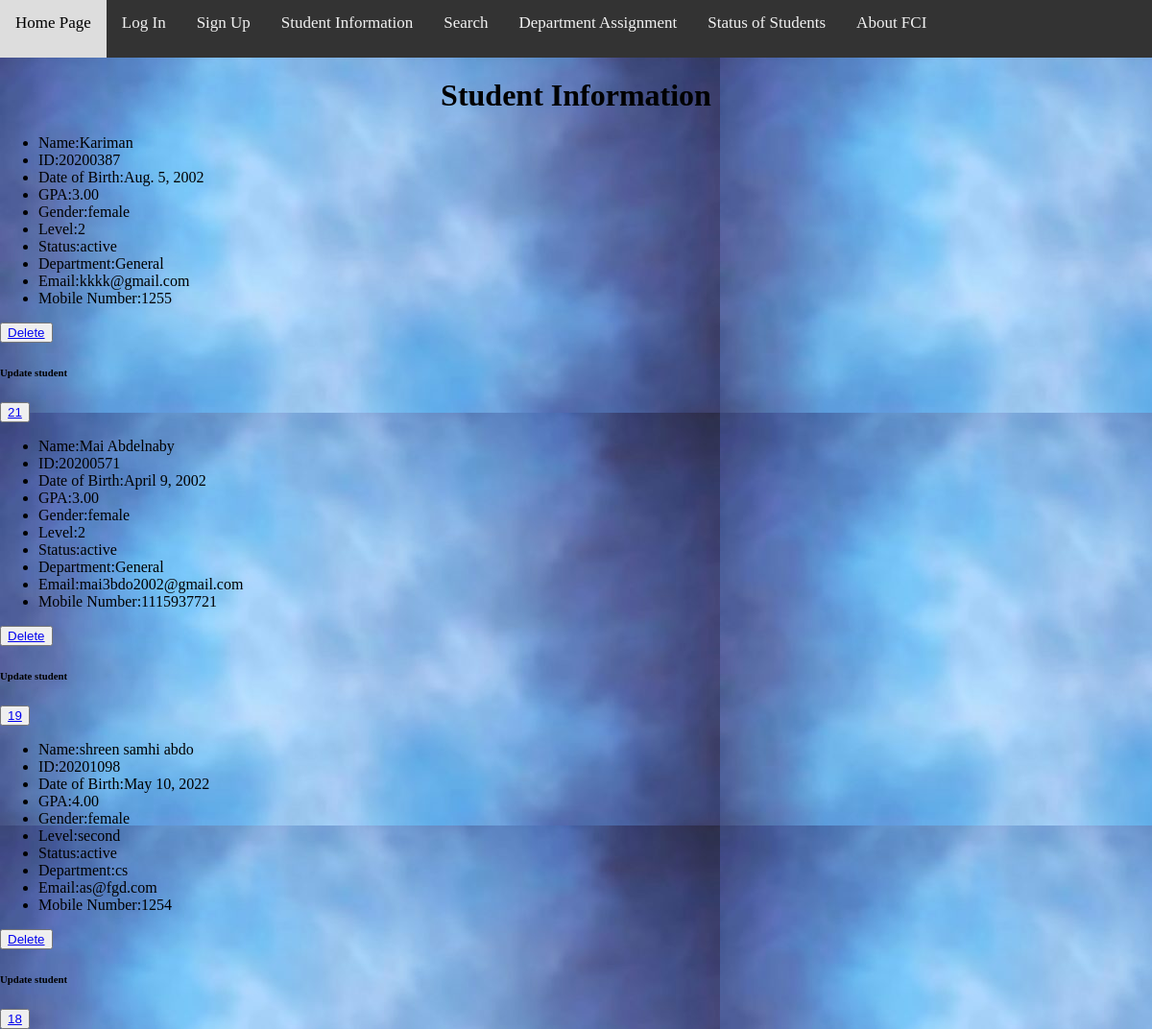
Page /page1 on the committed database.
### student/models.py (models this page shows, shortened)
class student(models.Model):
    GENDER_CHOICES = (
        ('M', 'Male'),
        ('F', 'Female'),
    )
    GENDER_CHOICE = (
        ('A', 'Active'),
        ('I', 'Inactive'),
    )
    studentname = models.CharField(max_length=100)
    studentid = models.IntegerField(max_length=8)
    birthday = models.DateField()
    gpa = models.DecimalField(max_digits=3,decimal_places=2)
    level = models.CharField(max_length=10)
    gender = models.CharField(max_length=1, choices=GENDER_CHOICES, null=True)
    email = models.EmailField(max_length=50)
    phonenumber = models.IntegerField(max_length=11)
    department = models.CharField(max_length=50)
    status = models.CharField(max_length=1, choices=GENDER_CHOICE, null=True)
    class Meta:
        ordering=['studentname']

### student/views.py (the view)
# urls.py: path('page1',views.page1,name='page1'),
def page1(request):
    student_info = student.objects.all()
    return render(request,'student/page1.html',{'student_info':student_info})

### templates/student/page1.html (shortened to what this page needs)
{% include 'base.html' %}
{% load static %}
{% block content %}
<!DOCTYPE html>
<html>
    <head>
        <link rel="stylesheet" href="{% static 'css/Styleme.css' %}">
    </head>
    <body class="intro">
        <h1 align="center">Student Information</h1>
        {%for x in student_info%}
        <ul>
                <li> Name:{{ x.studentname }}</li>
                <li> ID:{{ x.studentid }}</li>
                <li> Date of Birth:{{ x.birthday }}</li>
                <li> GPA:{{ x.gpa }}</li>
                <li> Gender:{{ x.gender }}</li>
                <li> Level:{{ x.level }}</li>
                <li> Status:{{ x.status }}</li>
                <li> Department:{{ x.department }}</li>
                <li> Email:{{ x.email }}</li>
                <li> Mobile Number:{{x.phonenumber }}</li>
            </ul>
            <button onclick="showAlert()"><a href="delete/{{ x.id }}">Delete</a></button>
            <br>
            <h6>Update student</h6>
            <button><a href="update/{{ x.id }}">{{x.id}}</a></button>
        {% endfor %}
    </body>
</html>
{% endblock content %}

### templates/base.html (shortened to what this page needs)
<head>
</head>
<div class="header" >
  <a href="homepage1">Home Page</a>
  <a href="homepage">Log In</a>
  <a href="page2">Sign Up</a>
  <a href="page1">Student Information</a>
  <a href="activestudent">Search</a>
  <a href="page3" >Department Assignment</a>
  <a href="page4">Status of Students</a>
  <a href="page5">About FCI</a>
</div>

### web/static/css/Styleme.css (style rules this page uses)
* { box-sizing: border-box; }
body { margin: 0; font-family: 'Times New Roman', Times, serif; background-image: url("/static/image/name.jpg "); }
.header { overflow: hidden; background-color: #333; }
.header a { float: left; color: #f2f2f2; text-align: center; padding: 14px 16px; text-decoration: none; font-size: 17px; }

### templates/base.html (style rules this page uses)
body { margin: 0; font-family: 'Times New Roman', Times, serif; background-image: url("/static/image/name.jpg "); }
.header { overflow: hidden; background-color: #333; height: 60px; }
.header a { float: left; color: #f2f2f2; text-align: center; padding: 14px 16px; text-decoration: none; font-size: 17px; height: 60px; }
* { box-sizing: border-box; }

### rows in the picture
student: studentname "Kariman", studentid "20200387", birthday "Aug. 5, 2002", gpa "3.00", gender "female", level "2", status "active", department "General", email "kkkk@gmail.com", phonenumber "1255", id "21"
student: studentname "Mai Abdelnaby", studentid "20200571", birthday "April 9, 2002", gpa "3.00", gender "female", level "2", status "active", department "General", email "mai3bdo2002@gmail.com", phonenumber "1115937721", id "19"
student: studentname "shreen samhi abdo", studentid "20201098", birthday "May 10, 2022", gpa "4.00", gender "female", level "second", status "active", department "cs", email "as@fgd.com", phonenumber "1254", id "18"
